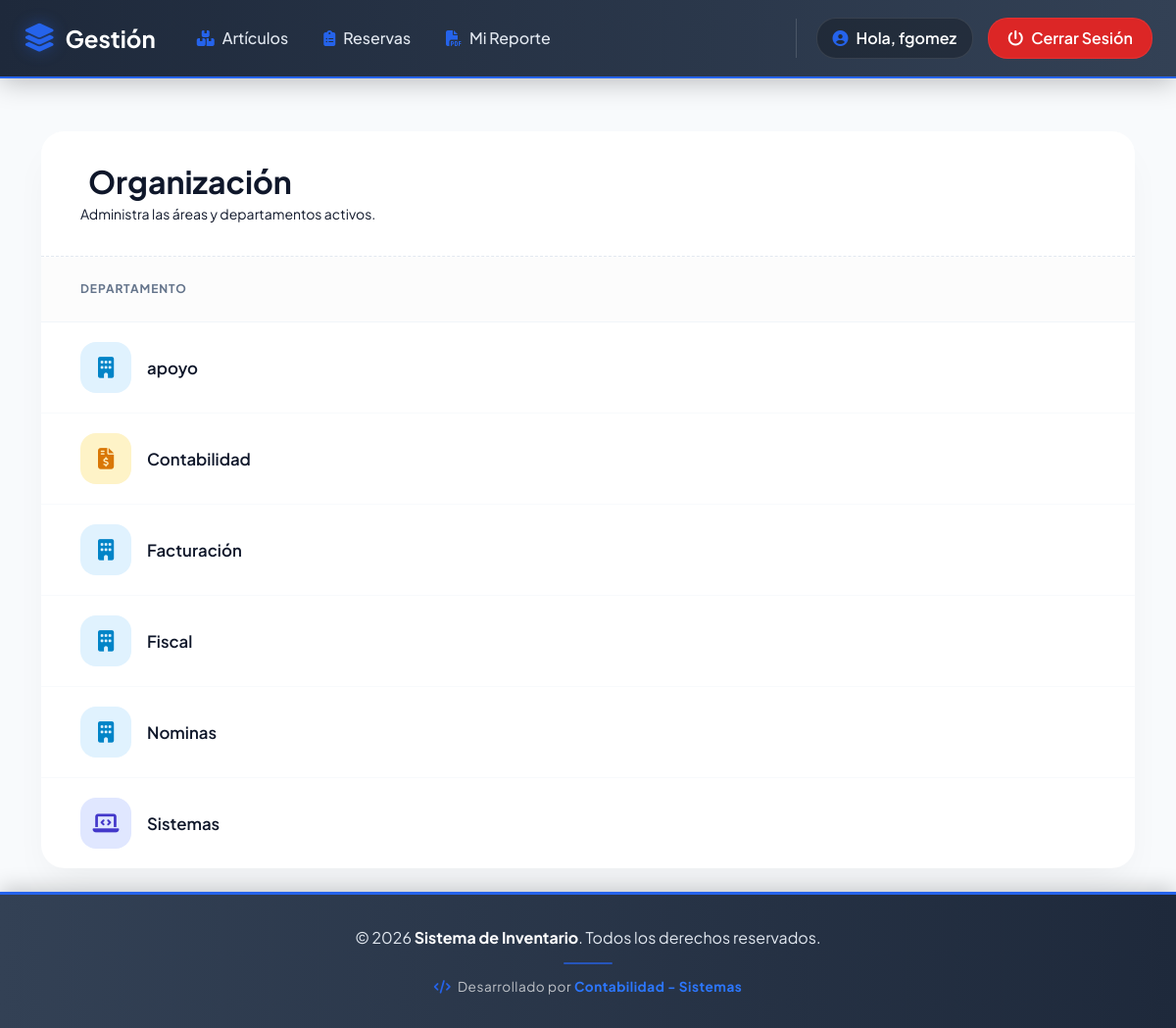
The app's page /departments.php (signed in) with its own data.
### tables this page shows
CREATE TABLE `users` (
  `id` int(11) NOT NULL,
  `username` varchar(100) NOT NULL,
  `password` varchar(255) NOT NULL,
  `full_name` varchar(255) DEFAULT NULL,
  `email` varchar(255) DEFAULT NULL,
  `role` enum('admin','usuario') NOT NULL DEFAULT 'usuario',
  `department_id` int(11) DEFAULT NULL,
  `created_at` timestamp NOT NULL DEFAULT current_timestamp()
);

CREATE TABLE `departments` (
  `id` int(11) NOT NULL,
  `name` varchar(255) NOT NULL
);

### config/auth.php (called while the page is built, shortened)
<?php
require_once __DIR__ . '/db.php';
function is_logged_in() {
    return isset($_SESSION['user_id']);
}
function current_user() {
    global $conn;
    $id = (int)$_SESSION['user_id'];
    $stmt = $conn->prepare("SELECT u.*, d.name as department_name FROM users u LEFT JOIN departments d ON u.department_id=d.id WHERE u.id = ?");
    $stmt->bind_param("i",$id);
    $stmt->execute();
    $res = $stmt->get_result();
    return $res->fetch_assoc();
}
?>

### public/departments.php (the view, shortened to what this page needs)
<?php
require_once __DIR__ . '/../config/auth.php';
function getDeptStyle($name) {
    $n = mb_strtolower($name, 'UTF-8');
    if (strpos($n, 'sist') !== false || strpos($n, 'tec') !== false || strpos($n, 'it') !== false || strpos($n, 'dev') !== false) {
        return ['icon' => 'fa-laptop-code', 'color' => 'bg-indigo'];
    }
    if (strpos($n, 'fin') !== false || strpos($n, 'con') !== false || strpos($n, 'adm') !== false || strpos($n, 'pag') !== false) {
        return ['icon' => 'fa-file-invoice-dollar', 'color' => 'bg-amber'];
    }
    return ['icon' => 'fa-building', 'color' => 'bg-primary-soft'];
}
?>
<!DOCTYPE html>
<html lang="es">
<head>
    <link href="https://cdn.jsdelivr.net/npm/bootstrap@5.3.3/dist/css/bootstrap.min.css" rel="stylesheet">
    <link rel="stylesheet" href="https://cdnjs.cloudflare.com/ajax/libs/font-awesome/6.4.0/css/all.min.css">
</head>
<body>
    <?php include("navbar.php"); ?>
    <div class="container py-4">
        <div class="card-modern">
            <div class="card-header-modern">
                <div>
                    <h2 class="fw-bold mb-1"><i class="fa-duotone fa-buildings me-2 text-primary"></i>Organización</h2>
                    <p class="text-gray mb-0 small">Administra las áreas y departamentos activos.</p>
                </div>
            </div>
            <div class="table-responsive">
                <table class="table-modern">
                    <thead>
                        <tr>
                            <th>Departamento</th>
                        </tr>
                    </thead>
                    <tbody>
                        <?php
                $result = $conn->query("SELECT * FROM departments ORDER BY name");
                if ($result && $result->num_rows > 0):
                    while ($row = $result->fetch_assoc()):
                        $name = htmlspecialchars($row["name"]);
                        $style = getDeptStyle($name);
                ?>
                        <tr class="dept-row">
                            <td>
                                <div class="d-flex align-items-center">
                                    <div class="icon-box me-3 <?= $style['color'] ?>">
                                        <i class="fa-solid <?= $style['icon'] ?>"></i>
                                    </div>
                                    <div>
                                        <div class="dept-name-text"><?= $name ?></div>
                                    </div>
                                </div>
                            </td>
                        </tr>
                        <?php endwhile;
                        endif; ?>
                    </tbody>
                </table>
            </div>
        </div>
    </div>
    <?php include("footer.php"); ?>
</body>
</html>

### public/navbar.php (shortened to what this page needs)
<?php
require_once __DIR__ . '/../config/auth.php';
$user = is_logged_in() ? current_user() : null;
if (!isset($tema)) {
    $tema = [
        'nav_title' => 'Gestión',
        'primary_color' => '#334155',
        'dark_color' => '#1e293b',
        'accent_color' => '#2563eb'
    ];
}
?>
<nav class="navbar navbar-expand-lg navbar-custom">
    <div class="container-fluid px-4">
        <a class="navbar-brand-custom" href="index.php">
            <i class="fas <?= $tema['hero_icon'] ?? 'fa-layer-group' ?>"></i>
            <span><?= htmlspecialchars($tema['nav_title']) ?></span>
        </a>
        <div class="collapse navbar-collapse" id="navbarContent">
            <ul class="navbar-nav me-auto mb-2 mb-lg-0">
                <li class="nav-item">
                    <a class="nav-link-custom" href="items.php">
                        <i class="fas <?= $tema['icon_adornos'] ?? 'fa-boxes-stacked' ?>"></i>
                        <span>Artículos</span>
                    </a>
                </li>
                <li class="nav-item">
                    <a class="nav-link-custom" href="reservations.php">
                        <i class="fas <?= $tema['icon_reservas'] ?? 'fa-clipboard-list' ?>"></i>
                        <span>Reservas</span>
                    </a>
                </li>
                <?php if($user && $user['role'] === 'admin'): ?>
                <li class="nav-item">
                    <a class="nav-link-custom" href="report_pdf.php?type=reservations" target="_blank">
                        <i class="fas fa-file-pdf"></i><span>PDF General</span>
                    </a>
                </li>
                <?php elseif($user && !empty($user['department_id'])): ?>
                <li class="nav-item">
                    <a class="nav-link-custom"
                        href="report_pdf.php?type=reservations&dept=<?= (int)$user['department_id'] ?>" target="_blank">
                        <i class="fas fa-file-pdf"></i><span>Mi Reporte</span>
                    </a>
                </li>
                <?php endif; ?>
            </ul>
            <div class="user-section">
                <?php if($user): ?>
                <div class="user-welcome">
                    <i class="fas fa-circle-user"></i>
                    <span>Hola, <?= htmlspecialchars($user['username']) ?></span>
                </div>
                <a class="btn-logout" href="logout.php">
                    <i class="fas fa-power-off"></i>
                    <span>Cerrar Sesión</span>
                </a>
                <?php endif; ?>
            </div>
        </div>
    </div>
</nav>

### public/departments.php (style rules this page uses)
:root { --body-bg: #f8fafc; --text-dark: #0f172a; --text-gray: #64748b; }
body { background-color: var(--body-bg); font-family: 'Plus Jakarta Sans', sans-serif; padding-top: 110px; color: var(--text-dark); }
.card-modern { background: #ffffff; border: none; border-radius: 24px; box-shadow: 0 20px 40px -10px rgba(0, 0, 0, 0.05); overflow: hidden; }
.card-header-modern { padding: 2rem 2.5rem; background: #ffffff; border-bottom: 1px dashed #e2e8f0; display: flex; justify-content: space-between; align-items: center; }
.icon-box { width: 52px; height: 52px; border-radius: 16px; display: flex; align-items: center; justify-content: center; font-size: 1.35rem; transition: transform 0.3s ease; }
.bg-indigo { background: #e0e7ff; color: #4338ca; }
.bg-amber { background: #fef3c7; color: #d97706; }
.bg-primary-soft { background: #e0f2fe; color: #0284c7; }
.table-modern { width: 100%; border-collapse: separate; border-spacing: 0; }
.table-modern th { text-transform: uppercase; font-size: 0.75rem; letter-spacing: 0.08em; color: var(--text-gray); font-weight: 700; padding: 1.5rem 2.5rem; background: #fcfcfc; border-bottom: 1px solid #f1f5f9; }
.table-modern td { padding: 1.25rem 2.5rem; vertical-align: middle; border-bottom: 1px solid #f8fafc; }
.table-modern tr:last-child td { border-bottom: none; }
.dept-row { transition: background-color 0.2s ease; }
.dept-name-text { font-weight: 600; font-size: 1.05rem; color: var(--text-dark); margin-bottom: 0; }

### records on screen
users: username "fgomez"
departments: name "apoyo"
departments: name "Contabilidad"
departments: name "Facturación"
departments: name "Fiscal"
departments: name "Nominas"
departments: name "Sistemas"

### other values on screen
$tema['nav_title'] "Gestión"
